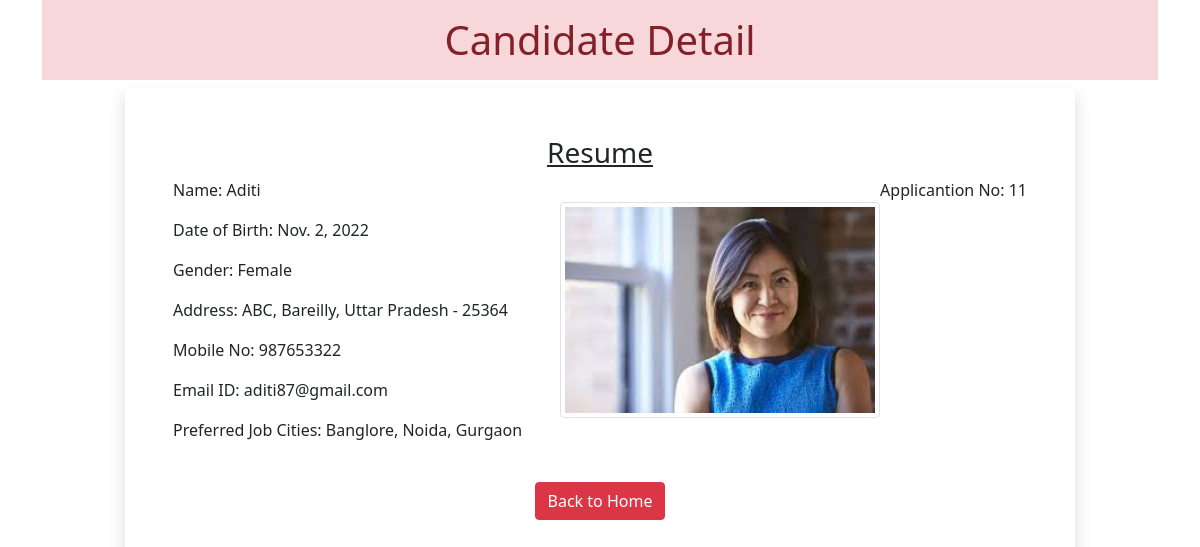
Page /11 on the committed database.
### myapp/models.py (models this page shows)
class resume(models.Model):
 name = models.CharField(max_length=100)
 dob = models.DateField(auto_now=False, auto_now_add=False)
 gender = models.CharField(max_length=100)
 locality = models.CharField(max_length=100)
 city = models.CharField(max_length=100)
 pin = models.PositiveIntegerField()
 state = models.CharField(choices=state_choices, max_length=50)
 mobile = models.PositiveIntegerField(max_length=10)
 email = models.EmailField()
 job_city = models.CharField(max_length=50)
 profile_image = models.ImageField(upload_to='profileimg', blank=True)
 my_file = models.FileField(upload_to='doc', blank=True)

### myapp/views.py (the view)
# urls.py: path('<int:pk>', views.CandidateView.as_view(), name='candidate'),
class CandidateView(View):
 def get(self, request, pk):
  candidate = resume.objects.get(pk=pk)
  return render(request, 'candidate.html', {'candidate':candidate})

### myapp/templatetags/filter.py (called while the page is built)
@register.filter(name='remove_special')
def remove_chars(value, arg):
 for character in arg:
  value = value.replace(character, "")
 return value

### myapp/templates/candidate.html (shortened to what this page needs)
<!DOCTYPE html>
{% load filter %}
<html lang="en">
<head>
  <link href="https://cdn.jsdelivr.net/npm/bootstrap@5.0.0-beta2/dist/css/bootstrap.min.css" rel="stylesheet">
</head>
<body>
  <div class="container">
   <h1 class="alert-danger text-center p-3">Candidate Detail</h1>
   <div class="row">
    <div class="col-sm-10 shadow p-5 offset-sm-1">
     <h3 class="text-center"><u>Resume</u></h3>
     <p class="float-end">Applicantion No: {{candidate.id}}</p>
     <img src="{{candidate.profile_image.url}}" alt="" class="img-fluid img-thumbnail float-end mt-4 " width="320" height="320">
     <p>Name: {{candidate.name}}</p>
     <p>Date of Birth: {{candidate.dob}}</p>
     <p>Gender: {{candidate.gender}}</p>
     <p>Address: {{candidate.locality}}, {{candidate.city}}, {{candidate.state}} - {{candidate.pin}}</p>
     <p>Mobile No: {{candidate.mobile}}</p>
     <p>Email ID: {{candidate.email}}</p>
     <p>Preferred Job Cities: {{candidate.job_city|remove_special:"[]'"}}</p>
    <div class="text-center">
     <a href="/" class="btn btn-danger mt-4">Back to Home</a>
    </div>
    </div>
   </div>
</body>
</html>

### rows in the picture
resume: id "11", profile_image (picture), name "Aditi", dob "Nov. 2, 2022", gender "Female", locality "ABC", city "Bareilly", state "Uttar Pradesh", pin "25364", mobile "987653322", email "aditi87@gmail.com", job_city|remove_special "Banglore, Noida, Gurgaon"
